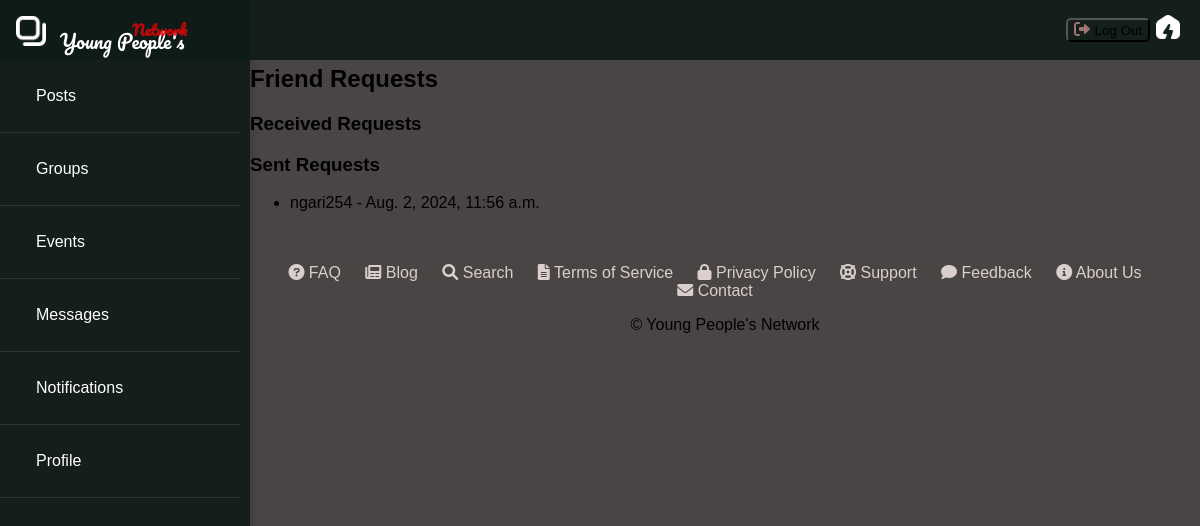
Page /users/friend-requests/ (signed in) on the committed database.
### apps/users/models.py (models this page shows, shortened)
class FriendRequest(models.Model):
    from_user = models.ForeignKey(settings.AUTH_USER_MODEL, related_name='sent_friend_requests', on_delete=models.CASCADE)
    to_user = models.ForeignKey(settings.AUTH_USER_MODEL, related_name='received_friend_requests', on_delete=models.CASCADE)
    timestamp = models.DateTimeField(auto_now_add=True)

class CustomUser(AbstractBaseUser, PermissionsMixin):
    email = models.EmailField(unique=True)
    username = models.CharField(max_length=255, unique=True)
    first_name = models.CharField(max_length=30)
    last_name = models.CharField(max_length=30)
    is_active = models.BooleanField(default=True)
    is_staff = models.BooleanField(default=False)
    date_joined = models.DateTimeField(default=timezone.now)
    groups = models.ManyToManyField(Group, related_name='customuser_set', blank=True)
    user_permissions = models.ManyToManyField(Permission, related_name='customuser_set', blank=True)
    objects = CustomUserManager()
    USERNAME_FIELD = 'email'
    REQUIRED_FIELDS = ['username', 'first_name', 'last_name']

### apps/users/views.py (the view)
# urls.py: path('friend-requests/', friend_requests_view, name='friend_requests'),
@login_required
def friend_requests_view(request):
    received_requests = FriendRequest.objects.filter(to_user=request.user)
    sent_requests = FriendRequest.objects.filter(from_user=request.user)
    return render(request, 'users/friend_requests.html', {
        'received_requests': received_requests,
        'sent_requests': sent_requests
    })

### apps/users/templates/users/friend_requests.html (shortened to what this page needs)
{% extends "base.html" %}
{% block content %}
<div class="friend-requests">
    <h2>Friend Requests</h2>
    <h3>Received Requests</h3>
    <h3>Sent Requests</h3>
    <ul>
        {% for request in sent_requests %}
        <li>{{ request.to_user.username }} - {{ request.timestamp }}</li>
        {% endfor %}
    </ul>
</div>
{% endblock %}

### config/static/css/styles.css (style rules this page uses)
body { background: rgba(54, 48, 48, 0.897); background-size: cover; background-repeat: no-repeat; background-attachment: fixed; margin: 0; padding: 0; font-family: 'Arial', sans-serif; }

### rows in the picture
FriendRequest: to_user.username "ngari254", timestamp "Aug. 2, 2024, 11:56 a.m."
